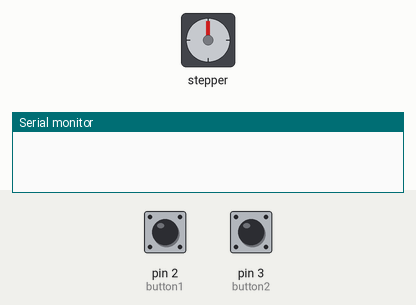
The sketch below on a simulated Arduino Uno, built with avr-gcc and run on an emulated ATmega328P. On the bench: stepper motor, the last lines printed to the serial monitor. The test bench sets the inputs (shaded band); at power-on: pin 2 (button1) LOW, pin 3 (button2) HIGH. Stepper angles assume 200 steps per turn.

Above: at 1.3 s.
1.4 s: pin 2 (button1) pulled HIGH for 0.15 s
At 2.6 s:
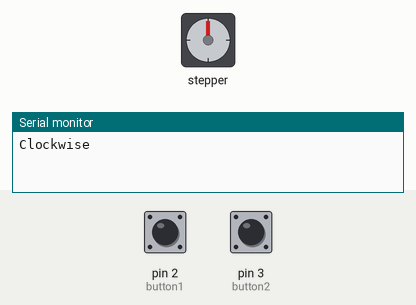
3.0 s: pin 3 (button2) pulled LOW for 0.15 s
At 3.8 s:
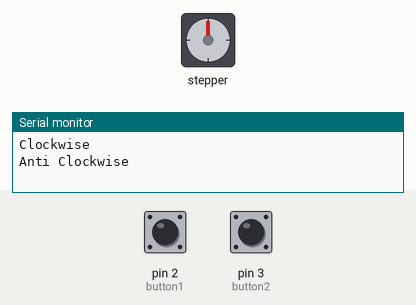
4.6 s: pin 3 (button2) pulled LOW for 1 s
At 5.0 s:
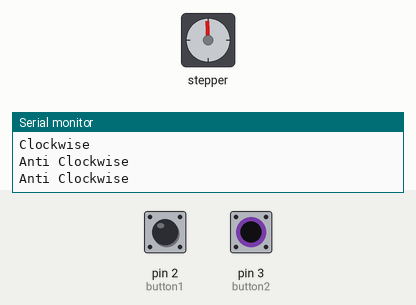
7.1 s: pin 2 (button1) pulled HIGH for 1 s
At 8.1 s:
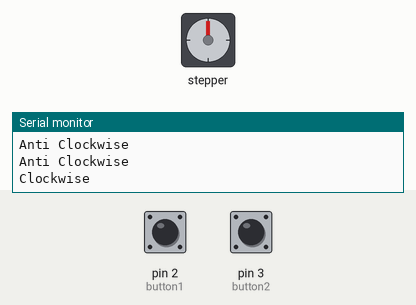
9.6 s: pin 3 (button2) pulled LOW for 3.2 s
At 10.0 s:
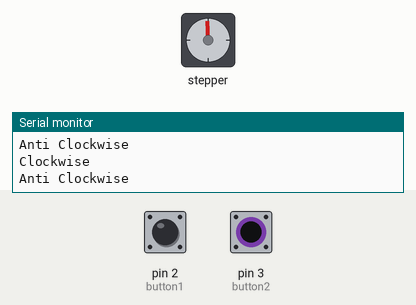
Timing chart, 0 to 12.6 s (numbered marks = the images above; inputs shaded):
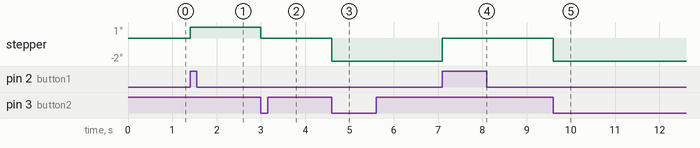

The sketch:

sketch_nov20b.ino
```cpp
#include <Stepper.h>
const int stepsPerRevolution = 200;
// change this to fit the number of steps per revolution
// for your motor
// initialize the stepper library on pins 8 through 11:
Stepper myStepper(stepsPerRevolution, 8, 9);


const int button1 = 2;
const int button2 = 3;
int button1Value = 0;
int button1PrevValue = 0;
int button2Value = 1;
int button2PrevValue = 1;

int counter = 0;

void setup() {
  // put your setup code here, to run once:
  pinMode(button1, INPUT);
  pinMode(button2, INPUT);
  Serial.begin(9600);
  digitalWrite(8, LOW);
  digitalWrite(9, HIGH);
  delay(100);
}

void loop() {
  // read the pushbutton input pin:
  button1Value = digitalRead(button1); // Present Value
  // compare the buttonState to its previous state
  if (button1Value != button1PrevValue) {
    // if the current state is HIGH then the button
    // went from low to high:
    if (button1Value == HIGH) {
      myStepper.step(1);
      Serial.println("Clockwise");
    }
  }
  // save the current value into trevious value,
  //for next time through the loop
  button1PrevValue = button1Value;

  button2Value = digitalRead(button2); // Present Value
  if (button2Value != button2PrevValue) {
    if (button2Value == LOW) {
      myStepper.step(-1);
      Serial.println("Anti Clockwise");
    }
  }
  button2PrevValue = button2Value;
}
```
